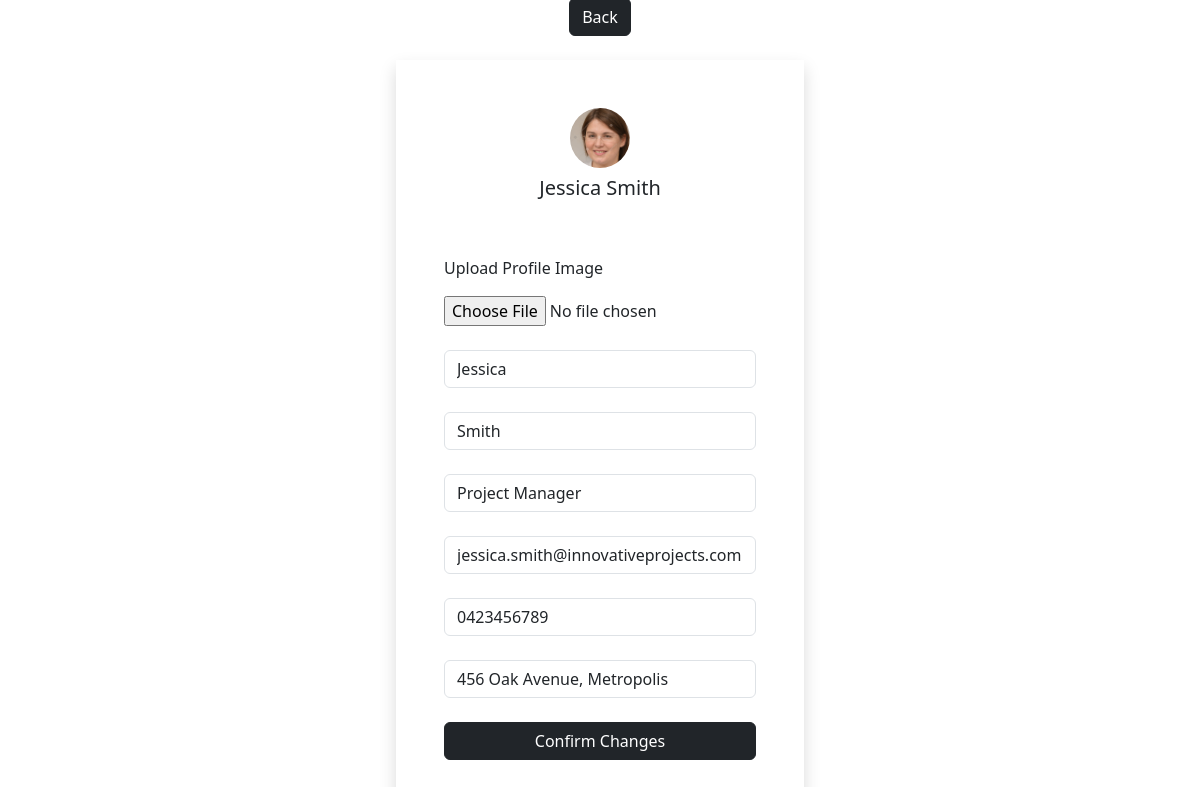
/edit-page.php?id2edit=2&mode=contractor&contractor-img=./assets/img/contractor_profiles/2.jpg (signed in), run on the app's committed database.
### tables this page shows
CREATE TABLE IF NOT EXISTS `Contractor` (
  `id` INT PRIMARY KEY NOT NULL AUTO_INCREMENT,
  `first_name` VARCHAR(255),
  `last_name` VARCHAR(255),
  `specialisation` VARCHAR(255),
  `email` VARCHAR(255),
  `phone_number` VARCHAR(255),
  `address` VARCHAR(255)
);

### database/connection.php (called while the page is built, shortened)
<?php
$host = 'localhost';
$dbname = 'fit2104_a3_lab4_group10';
$username = 'admin';
$password = 'admin';
$dbh = new PDO("mysql:host=$host;dbname=$dbname", $username, $password);
class ContractorDao
{
  private $dbh;
  public function __construct()
  {
    global $dbh;
    $this->dbh = $dbh;
  }
  public function getContractors()
  {
    $stmt = $this->dbh->prepare("SELECT * FROM Contractor");
    $stmt->execute();
    $contractors = $stmt->fetchAll(PDO::FETCH_ASSOC);
    return $contractors;
  }
}
$contractorDao = new ContractorDao();

### edit-page.php (the view, shortened to what this page needs)
<?php
include './database/connection.php';
global $contractorDao;
$id2edit = intval($_GET['id2edit']);
$mode = $_GET['mode'];
switch ($mode) {
  case 'contractor':
    $contractors = $contractorDao->getContractors();
    $backlink = "./contractors.php";
    $img = $_GET['contractor-img'];
    foreach ($contractors as $contractor) {
      if ($contractor['id'] === $id2edit) {
        $display = $contractor['first_name'] . " " . $contractor['last_name'];
        break;
      }
    }
    break;
}
?>
<!doctype html>
<html lang="en">
<head>
  <link href="https://cdn.jsdelivr.net/npm/bootstrap@5.3.3/dist/css/bootstrap.min.css" rel="stylesheet">
  <link href="assets/css/edit-user.css" rel="stylesheet""/>
</head>
<body class=" justify-content-center d-flex align-items-center flex-column">
  <a href=<?= $backlink ?> class="mb-4"><button class="btn btn-dark">Back</button></a>
  <form action="./modify.php" method="POST" class="d-flex flex-column gap-4 p-5  shadow" enctype="multipart/form-data">
    <div class="align-self-center d-flex flex-column justify-content-center align-items-center mb-4 ">
      <img class="<?= ($mode === 'contractor' ? 'rounded-circle' : '') ?>" src=<?= $img ?> alt="display image" width="60">
      <h5 class="mt-2"><?= $display ?></h5>
    </div>
    <?php if ($mode === 'user') { ?>
      <div><input value="<?= $user['email'] ?>" class="form-control" type="email" name="email" placeholder="Email" required /></div>
      <div><input value="<?= $user['password'] ?>" type="text" name="password" class="form-control" placeholder="Password" required /></div>
      <div><input value="<?= $user['first_name'] ?>" type="text" class="form-control" name="firstname" placeholder="Firstname" required /></div>
      <div><input value="<?= $user['last_name'] ?>" type="text" name="lastname" class="form-control" placeholder="Lastname" required /></div>
    <?php } elseif ($mode === 'contractor') { ?>
      <div class="d-flex flex-column gap-3">
        <label for="file">Upload Profile Image</label>
        <input type="file" id="file" name="file" />
      </div>
      <div><input value="<?= $contractor['first_name'] ?>" class="form-control" type="text" name="firstname" placeholder="First Name" required /></div>
      <div><input value="<?= $contractor['last_name'] ?>" class="form-control" type="text" name="lastname" placeholder="Last Name" required /></div>
      <div><input value="<?= $contractor['specialisation'] ?>" class="form-control" type="text" name="specialisation" placeholder="Specialisation" required /></div>
      <div><input value="<?= $contractor['email'] ?>" class="form-control" type="email" name="email" placeholder="Email" required /></div>
      <div><input value="<?= $contractor['phone_number'] ?>" class="form-control" pattern="0\d{9}" type="tel" name="phone" placeholder="Phone" required /></div>
      <div><input value="<?= $contractor['address'] ?>" class="form-control" type="text" name="address" placeholder="Address" required /></div>
    <?php } ?>
    <button type="submit" class="btn btn-dark">Confirm Changes</button>
  </form>
  </body>
</html>

### assets/css/edit-user.css (style rules this page uses)
body, html { padding: 0; margin: 0; height: 100%; width: 100%; }

### data on the page
contractor: display "Jessica Smith", firstname "Jessica", lastname "Smith", specialisation "Project Manager", email "jessica.smith@innovativeprojects.com", phone "0423456789", address "456 Oak Avenue, Metropolis"
